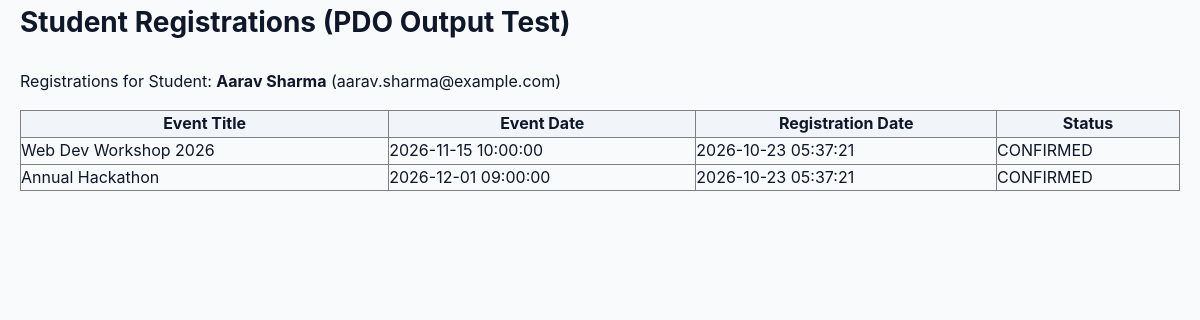
The app's page /TEST.DB.PHP with its own data.
### tables this page shows
CREATE TABLE IF NOT EXISTS `students` (
  `student_id` INT UNSIGNED AUTO_INCREMENT PRIMARY KEY,
  `full_name` VARCHAR(100) NOT NULL,
  `email` VARCHAR(150) NOT NULL UNIQUE,
  `phone` VARCHAR(15) NOT NULL,
  `department` VARCHAR(50) NOT NULL,
  `created_at` TIMESTAMP DEFAULT CURRENT_TIMESTAMP
);

CREATE TABLE IF NOT EXISTS `registrations` (
  `registration_id` INT UNSIGNED AUTO_INCREMENT PRIMARY KEY,
  `student_id` INT UNSIGNED NOT NULL,
  `event_id` INT UNSIGNED NOT NULL,
  `registration_date` TIMESTAMP DEFAULT CURRENT_TIMESTAMP,
  `status` ENUM('CONFIRMED', 'CANCELLED', 'WAITLISTED') DEFAULT 'CONFIRMED',
  CONSTRAINT `fk_registrations_student`
    FOREIGN KEY (`student_id`) REFERENCES `students` (`student_id`)
    ON DELETE CASCADE ON UPDATE CASCADE,
  CONSTRAINT `fk_registrations_event`
    FOREIGN KEY (`event_id`) REFERENCES `events` (`event_id`)
    ON DELETE CASCADE ON UPDATE CASCADE,
  CONSTRAINT `unique_student_event_registration` 
    UNIQUE (`student_id`, `event_id`)
);

CREATE TABLE IF NOT EXISTS `events` (
  `event_id` INT UNSIGNED AUTO_INCREMENT PRIMARY KEY,
  `title` VARCHAR(150) NOT NULL,
  `category` VARCHAR(50) NOT NULL,
  `event_date` DATETIME NOT NULL,
  `location` VARCHAR(100) NOT NULL,
  `max_capacity` INT UNSIGNED NOT NULL,
  `created_at` TIMESTAMP DEFAULT CURRENT_TIMESTAMP
);

### TEST.DB.PHP (the view, shortened to what this page needs)
<?php
require_once 'db.php';
function getStudentRegistrations(PDO $pdo, int $studentId): array {
    $sql = "SELECT s.full_name, s.email, e.title AS event_title, e.event_date, r.registration_date, r.status
            FROM registrations r
            JOIN students s ON r.student_id = s.student_id
            JOIN events e ON r.event_id = e.event_id
            WHERE s.student_id = :student_id";
    $stmt = $pdo->prepare($sql);
    $stmt->execute([':student_id' => $studentId]);
    return $stmt->fetchAll();
}
$studentIdToTest = 1;
$registrations = getStudentRegistrations($pdo, $studentIdToTest);
?>
<!DOCTYPE html>
<html lang="en">
<head>
  <link rel="stylesheet" href="style.css">
</head>
<body>
<main class="container">
  <h2>Student Registrations (PDO Output Test)</h2>
  <?php if (!empty($registrations)): ?>
    <p>Registrations for Student: <strong><?php echo htmlspecialchars($registrations[0]['full_name']); ?></strong> (<?php echo htmlspecialchars($registrations[0]['email']); ?>)</p>
    <table border="1" cellpadding="10" cellspacing="0" style="width:100%; border-collapse:collapse; margin-top:1rem;">
      <thead>
        <tr style="background:#f1f5f9;">
          <th>Event Title</th>
          <th>Event Date</th>
          <th>Registration Date</th>
          <th>Status</th>
        </tr>
      </thead>
      <tbody>
        <?php foreach ($registrations as $row): ?>
          <tr>
            <td><?php echo htmlspecialchars($row['event_title']); ?></td>
            <td><?php echo htmlspecialchars($row['event_date']); ?></td>
            <td><?php echo htmlspecialchars($row['registration_date']); ?></td>
            <td><?php echo htmlspecialchars($row['status']); ?></td>
          </tr>
        <?php endforeach; ?>
      </tbody>
    </table>
  <?php else: ?>
    <p>No event registrations found for this student.</p>
  <?php endif; ?>
</main>
</body>
</html>

### style.css (style rules this page uses)
:root { --primary-color: #2563eb; --primary-hover: #1d4ed8; --bg-color: #f8fafc; --card-bg: #ffffff; --text-primary: #0f172a; --text-secondary: #475569; --border-color: #e2e8f0; --error-color: #ef4444; --success-color: #10b981; --warning-color: #f59e0b; --container-max: 1200px; --radius: 8px; --transition: all 0.25s ease-in-out; }
* { box-sizing: border-box; margin: 0; padding: 0; }
body { font-family: -apple-system, BlinkMacSystemFont, "Segoe UI", Roboto, Oxygen, Ubuntu, Cantarell, sans-serif; background-color: var(--bg-color); color: var(--text-primary); line-height: 1.6; min-height: 100vh; display: flex; flex-direction: column; }
.container { width: 100%; max-width: var(--container-max); margin: 0 auto; padding: 0 1.25rem; }
main { padding: 3rem 0; }
main h2 { font-size: 1.75rem; margin-bottom: 1.5rem; color: var(--text-primary); }

### records on screen
students: full_name "Aarav Sharma", email "aarav.sharma@example.com"
registrations: event.title "Web Dev Workshop 2026", event.event_date "2026-11-15 10:00:00", registration_date "2026-10-23 05:37:21", status "CONFIRMED"
registrations: event.title "Annual Hackathon", event.event_date "2026-12-01 09:00:00", registration_date "2026-10-23 05:37:21", status "CONFIRMED"
